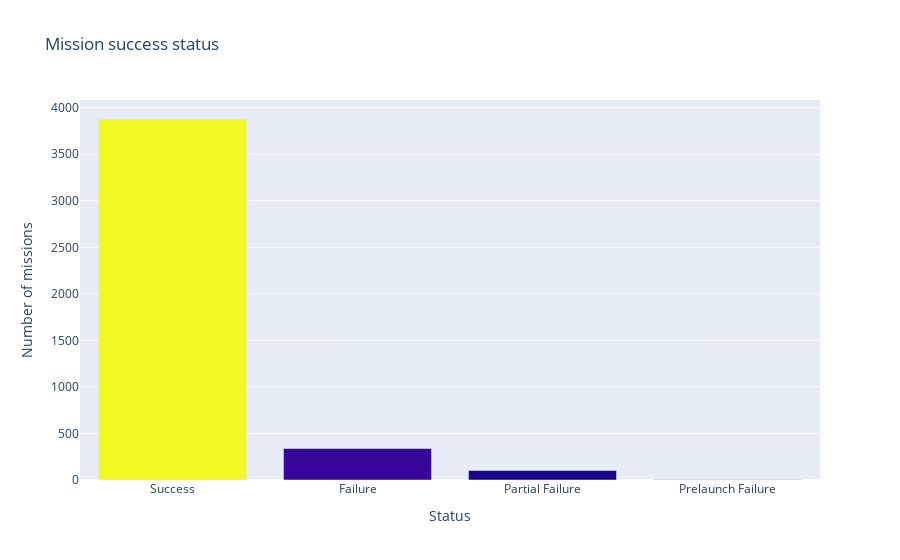

Source (notebook cell):
### Code cell
fig_bar = px.bar(df_mission_status, x=['Success', 'Failure', 'Partial Failure', 'Prelaunch Failure'], y=df_mission_status.values, 
                 color=df_mission_status.values,
                 title='Mission success status', height=600)

fig_bar.update_layout(xaxis_title='Status', coloraxis_showscale=False, yaxis_title='Number of missions')

fig_bar.show()

### Figure 1 — Plotly figure (JSON) as saved in the notebook; plotly's stock layout.template omitted (floating-point values rounded to 4 significant figures)
{"data": [{"alignmentgroup": "True", "hovertemplate": "x=%{x}<br>y=%{y}<br>color=%{marker.color}<extra></extra>", "legendgroup": "", "marker": {"color": [3879, 339, 102, 4], "coloraxis": "coloraxis", "pattern": {"shape": ""}}, "name": "", "offsetgroup": "", "orientation": "v", "showlegend": false, "textposition": "auto", "type": "bar", "x": ["Success", "Failure", "Partial Failure", "Prelaunch Failure"], "xaxis": "x", "y": [3879, 339, 102, 4], "yaxis": "y"}], "layout": {"autosize": true, "barmode": "relative", "coloraxis": {"colorbar": {"title": {"text": "color"}}, "colorscale": [[0, "#0d0887"], [0.1111, "#46039f"], [0.2222, "#7201a8"], [0.3333, "#9c179e"], [0.4444, "#bd3786"], [0.5556, "#d8576b"], [0.6667, "#ed7953"], [0.7778, "#fb9f3a"], [0.8889, "#fdca26"], [1, "#f0f921"]], "showscale": false}, "legend": {"tracegroupgap": 0}, "title": {"text": "Mission success status"}, "xaxis": {"anchor": "y", "autorange": true, "domain": [0, 1], "range": [-0.5, 3.5], "title": {"text": "Status"}, "type": "category"}, "yaxis": {"anchor": "x", "autorange": true, "domain": [0, 1], "range": [0, 4083.0], "title": {"text": "Number of missions"}, "type": "linear"}}}
